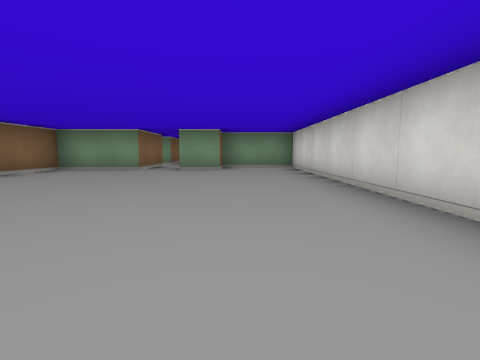
view 1 (above)

21 first-person views from a walk through a cub3D ray-caster map. The camera is about half as high as the walls, tilts 6° down and sees 85° across. The floor is counted in squares. Each view is taken from the middle of a square. On the plan, view 1 faces up. The plan holds only what a view shows up to about 9 squares ahead; the rest is blank. The place goes on beyond the plan.

view 2
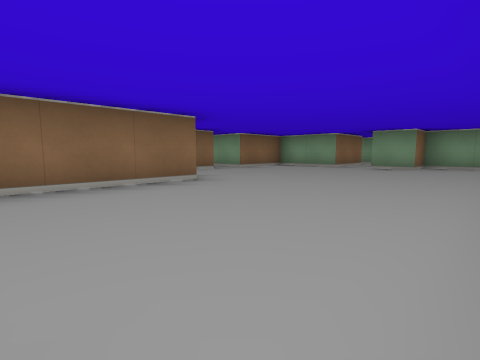

view 3
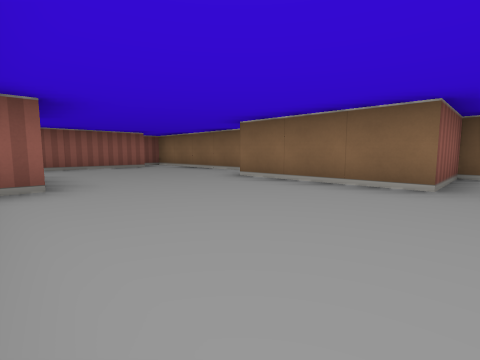

view 4
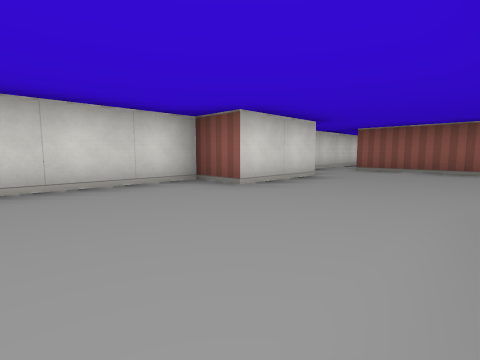

view 5
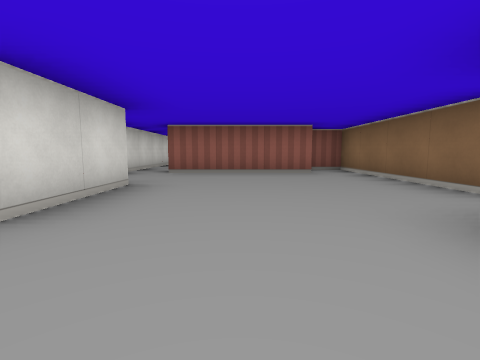

view 6
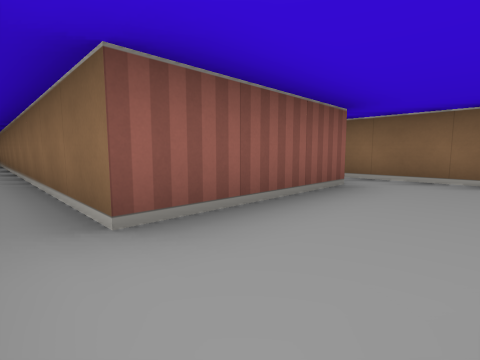

view 7
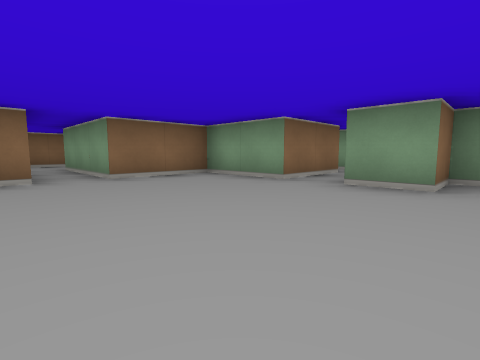

view 8
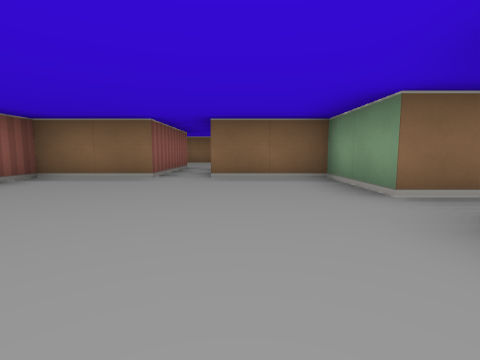

view 9
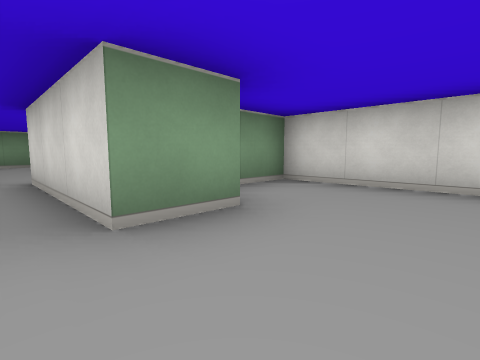

view 10
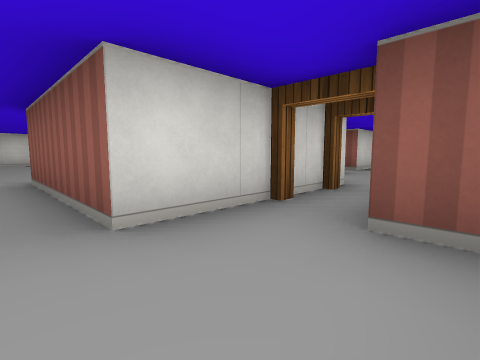

view 11
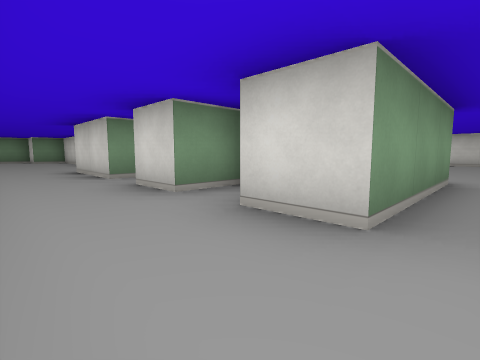

view 12
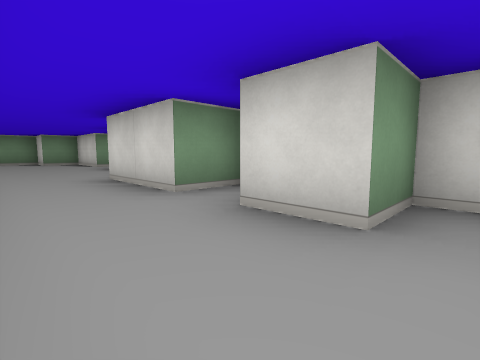

view 13
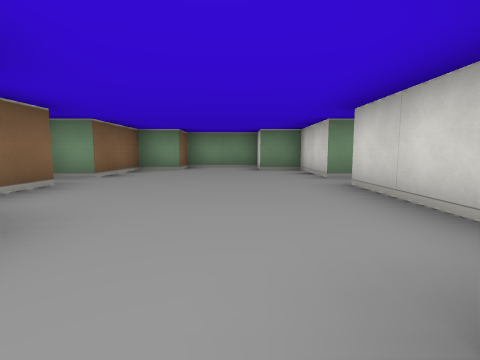

view 14
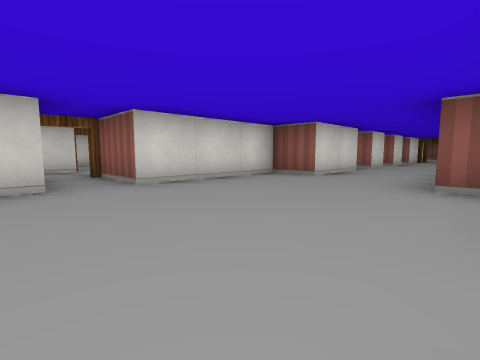

view 15
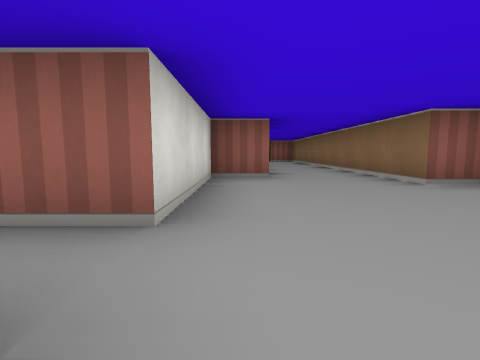

view 16
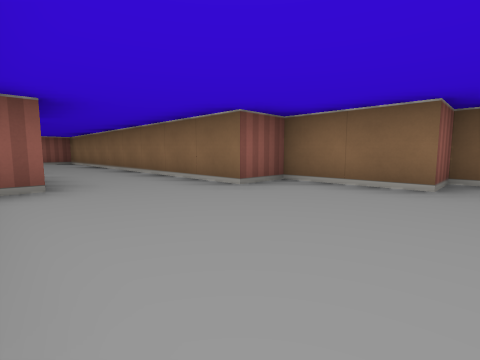

view 17
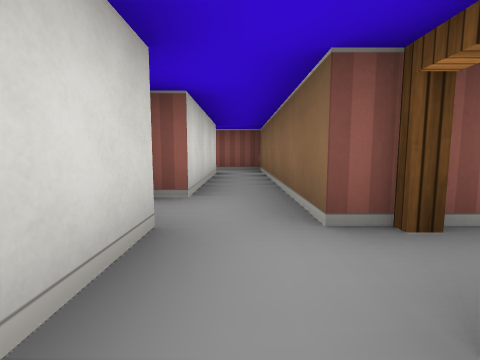

view 18
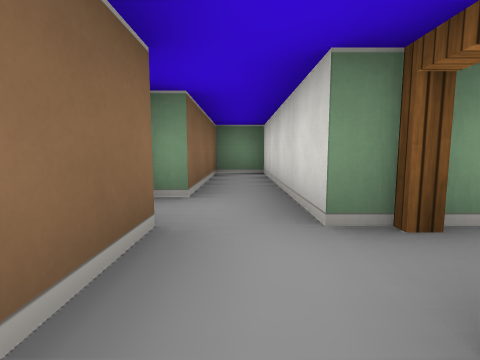

view 19
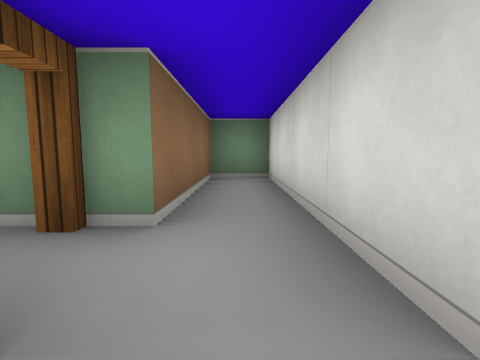

view 20
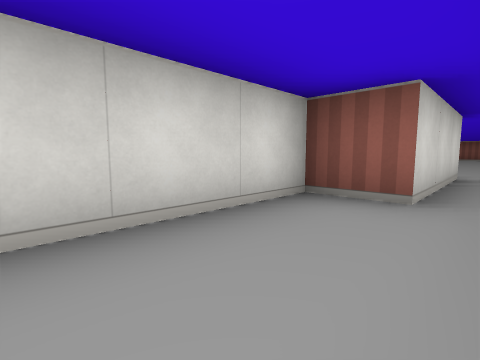

view 21
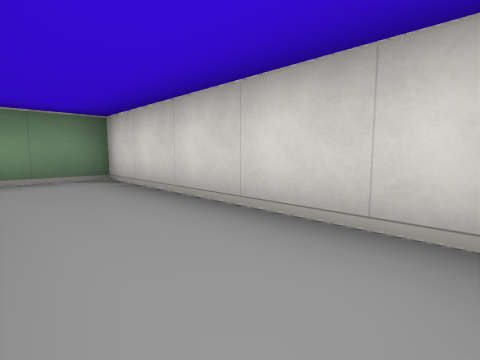

### Floor plan
Ten units are one square. View 1 is at (0, 0); x grows to the right and y downward. Boxes are objects, and circles mark ways between rooms. Rooms are numbered by the first view taken in them; rooms with no view inside come last. Other rooms are left out.
<svg viewBox="-121 -180 141 336">
<path fill="none" stroke="#000" d="M-35 25 -35 65 -28 65M5 36 5 15 15 15 15 -75 -5 -75 -5 -65 -15 -65M-26 55 5 55 5 151M-25 -65 -45 -65 -45 -45 -75 -45M-75 -35 -45 -35 -45 -15 -25 -15 -25 15M15 91 15 52M-65 -85 -75 -85 -75 -105 -65 -105 -65 -135 -45 -135M-116 -135 -105 -135 -105 -115 -95 -115 -95 -36M-45 -145 -65 -145 -65 -165 -75 -165 -75 -175 -95 -175 -95 -165 -105 -165 -105 -145 -112 -145M-65 -60 -65 -65 -75 -65 -75 -75 -71 -75M-75 -45 -75 -55 -71 -55M-90 -25 -85 -25M-75 -4 -75 -35M-45 -135 -45 -85 -34 -85M-35 -135 -35 -175 -45 -175 -45 -145M-35 -95 -35 -125M-25 -86 -25 -65M-15 -65 -15 -95 -5 -95 -5 -145 -19 -145"/>
<circle cx="-70" cy="-40" r="3" fill="#2a7"/>
<circle cx="-20" cy="-75" r="3" fill="#2a7"/>
<circle cx="-50" cy="-140" r="3" fill="#2a7"/>
<circle cx="-30" cy="-130" r="3" fill="#2a7"/>
<circle cx="-30" cy="-90" r="3" fill="#2a7"/>
<text x="-10" y="0">1</text>
<text x="-80" y="-110">2</text>
<text x="-40" y="-130">3</text>
<text x="-20" y="-110">4</text>
</svg>
Room 1 opens to room 2. Room 1 opens to room 4. Room 2 opens to room 3. Room 3 opens to room 4.

Where each view was taken, in squares from view 1:
view 1: 0 up, 0 right, facing up
view 2: 1 down, 1 right, facing up-left
view 3: 2 up, 1 right, facing down-left
view 4: 1 up, 2 left, facing down-right
view 5: 0 up, 1 left, facing down
view 6: 4 down, 1 right, facing down-left
view 7: 3 up, 0 right, facing up-left
view 8: 5 up, 0 right, facing left
view 9: 5 up, 2 left, facing up-right
view 10: 4 up, 9 left, facing down-right
view 11: 4 up, 9 left, facing up-right
view 12: 6 up, 9 left, facing up-right
view 13: 10 up, 8 left, facing up
view 14: 15 up, 10 left, facing down-right
view 15: 15 up, 7 left, facing down
view 16: 14 up, 7 left, facing down-left
view 17: 15 up, 4 left, facing down
view 18: 12 up, 4 left, facing up
view 19: 13 up, 4 left, facing up
view 20: 12 up, 2 left, facing down-right
view 21: 10 up, 2 left, facing up-right
